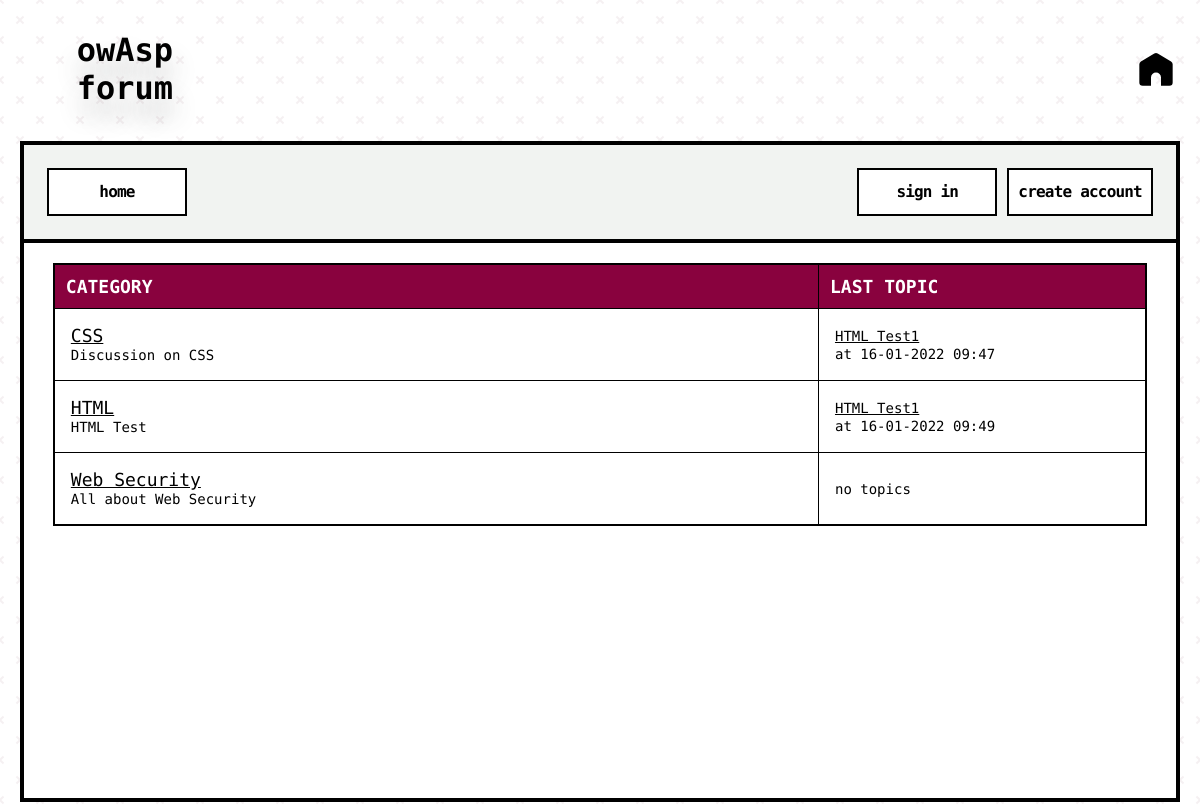
The page /forum/index.php on the database as committed earlier.
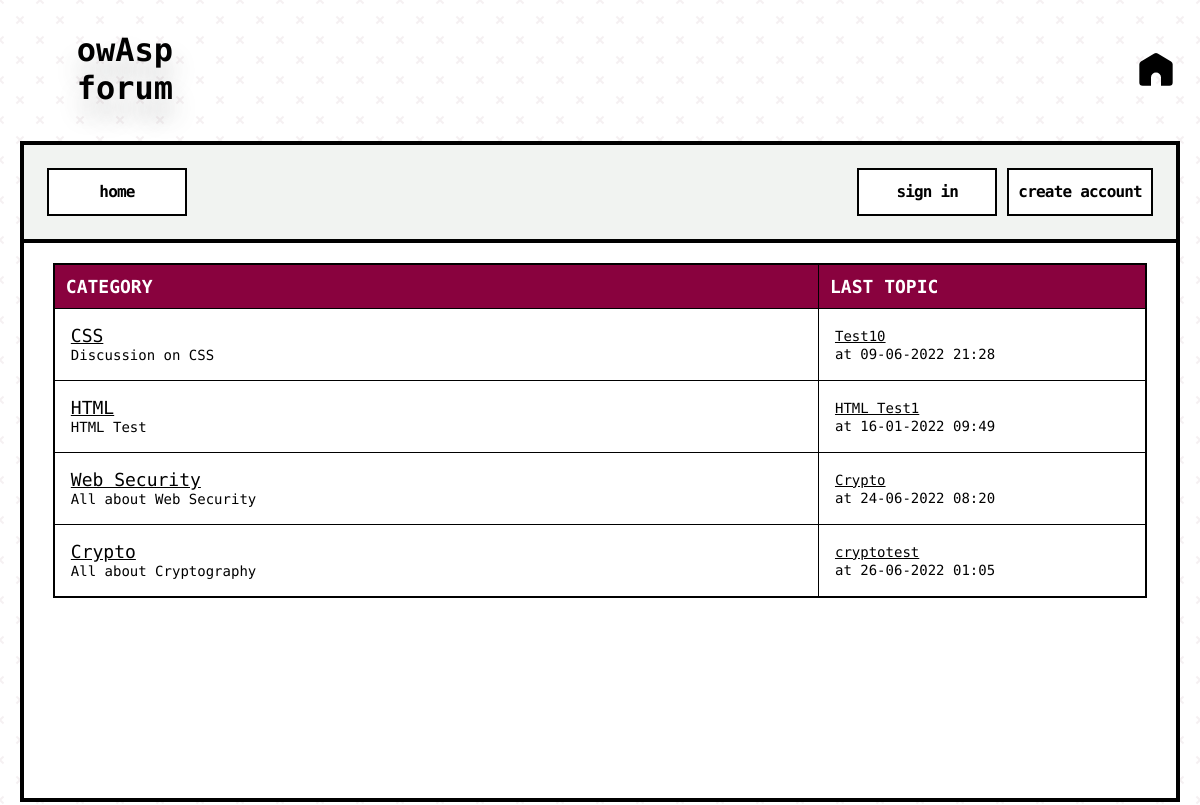
The same page on the database as committed later.
### tables this page shows
CREATE TABLE `categories` (
  `cat_id` int(8) NOT NULL,
  `cat_name` varchar(255) NOT NULL,
  `cat_description` varchar(255) NOT NULL
);

CREATE TABLE `topics` (
  `topic_id` int(8) NOT NULL,
  `topic_subject` varchar(255) NOT NULL,
  `topic_date` datetime NOT NULL,
  `topic_cat` int(8) NOT NULL,
  `topic_by` int(8) NOT NULL
);

### forum/index.php (the view, shortened to what this page needs)
<?php
include 'database.php';
include 'header.php';
$sql = "SELECT
			categories.cat_id,
			categories.cat_name,
			categories.cat_description,
			COUNT(topics.topic_id) AS topics
		FROM
			categories
		LEFT JOIN
			topics
		ON
			topics.topic_id = categories.cat_id
		GROUP BY
			categories.cat_id, categories.cat_name, categories.cat_description";
$result = mysqli_query($connect_database, $sql);
if(!$result)
{
	echo '<br><font style="font-size: 14px;">The categories could not be displayed, please try again later.</font><br><br>';
}
else
{
	if(mysqli_num_rows($result) == 0)
	{
		echo '<br><font style="font-size: 14px;">No categories defined yet.</font><br><br>';
	}
	else
	{
		echo '<table border="1">
			  <tr>
				<th>CATEGORY</th>
				<th>LAST TOPIC</th>
			  </tr>';
		while($row = mysqli_fetch_assoc($result))
		{
			echo '<tr>';
				echo '<td class="leftpart">';
					echo '<font style="font-size: 18px;"><a href="category.php?id=' . $row['cat_id'] . '">' . stripslashes($row['cat_name']) . '</a></font><br><font style="font-size: 14px;">' . stripslashes($row['cat_description']) . '</font>';
				echo '</td>';
				echo '<td class="rightpart">';
					$topicsql = "SELECT
									topic_id,
									topic_subject,
									topic_date,
									topic_cat
								FROM
									topics
								WHERE
									topic_cat = " . $row['cat_id'] . "
								ORDER BY
									topic_date
								DESC
								LIMIT
									1";
					$topicsresult = mysqli_query($connect_database, $topicsql);
					if(!$topicsresult)
					{
						echo '<br><font style="font-size: 14px;">Last topic could not be displayed.</font><br><br>';
					}
					else
					{
						if(mysqli_num_rows($topicsresult) == 0)
						{
							echo '<font style="font-size: 14px;">no topics</fonts>';
						}
						else
						{
							while($topicrow = mysqli_fetch_assoc($topicsresult))
							echo '<font style="font-size: 14px;"><a href="topic.php?id=' . $topicrow['topic_id'] . '">' . $topicrow['topic_subject'] . '</a><br> at ' . date('d-m-Y H:i', strtotime($topicrow['topic_date'])) . '</font>';
						}
					}
				echo '</td>';
			echo '</tr>';
		}
		echo '</table>';
	}
}
include 'footer.php';
?>

### forum/header.php (shortened to what this page needs)
<!DOCTYPE html PUBLIC "-//W3C//DTD XHTML 1.0 Strict//EN" "http://www.w3.org/TR/xhtml1/DTD/xhtml1-strict.dtd">
<html xmlns="http://www.w3.org/1999/xhtml" xml:lang="en" lang="en">
<head>
	<link rel="stylesheet" href="style.css" type="text/css">
</head>
<body>
	<div class="page-border">
		<div class="intro-box">
			<h1 class="intro-text">owAsp forum</h1>
			<div class="nav-left">
				<svg class="navi-home" xmlns="http://www.w3.org/2000/svg" viewBox="-2 -1.5 24 24" width="40" fill="currentColor" onclick="location.href='index.php'">
					<path d="M13 20.565v-5a3 3 0 0 0-6 0v5H2a2 2 0 0 1-2-2V7.697a2 2 0 0 1 .971-1.715l8-4.8a2 2 0 0 1 2.058 0l8 4.8A2 2 0 0 1 20 7.697v10.868a2 2 0 0 1-2 2h-5z">
					</path>
				</svg>
			</div>
		</div>
		<div class="container">
			<div id="wrapper">
				<div id="menu">
					<div class="menu-left">
						<a id="item" href="index.php">home</a>
					</div>
					<div class="menu-right">
						<?php
						if (isset($_SESSION['signed_in']) and $_SESSION['signed_in'] == True) {
							echo '<div class="logged-user">welcome, ' . $_SESSION['user_name'] . '</div>' . '</b> <a id="item" href="signout.php">sign out</a>';
						}
						else {
							echo '<a id="item" href="signin.php">sign in</a> <a id="item" href="signup.php">create account</a> ';
						}
						?>
					</div>
				</div>
				<div id="content">

### forum/footer.php (shortened to what this page needs)
</div>
<!DOCTYPE html>
</div>
</div>
</div>
</body>
</html>

### forum/style.css (style rules this page uses)
html { font-family: "Open Sans;", sans-serif; }
.navi-home { transition: all 0.3s; touch-action: manipulation; cursor: pointer; }
body { text-align: center; }
.intro-box { display: flex; justify-content: space-evenly; align-items: center; flex-wrap: nowrap; gap: 79%; align-content: center; padding-top: 2px; padding-left: 16px; padding-right: 16px; }
.nav-left { display: flex; flex-direction: row; flex-wrap: nowrap; justify-content: space-between; gap: 32px; align-items: center; }
.intro-text { font-family: "Major Mono Display", monospace; font-weight: 700; text-shadow: rgba(62, 66, 66, 0.28) 1px 18px 24px; color: black; font-size: 32px; }
#wrapper { display: flex; flex-direction: column; width: 100%; height: 83vh; }
.container { display: grid; padding: 1%; height: 70vh; }
#content { background-color: #fff; border: 4px solid #000; float: left; padding: 20px 29px; text-align: left; height: 83vh; }
#menu { background-color: #f1f3f1; display: flex; flex-direction: row; justify-content: space-between; align-content: center; border: 4px solid #000; border-bottom: none; padding-top: 2%; padding-bottom: 2%; padding-left: 2%; padding-right: 2%; gap: 12%; flex-wrap: nowrap; }
.menu-right { display: flex; flex-direction: row; justify-content: space-around; gap: 10px; }
.menu-left { display: flex; flex-direction: row; justify-content: space-around; gap: 12px; }
table { border-collapse: collapse; width: 100%; border: 2px solid #000; }
table a { color: #000; }
th { background-color: #89023e; color: #ffffff; font-family: "Source Code Pro"; padding-top: 11px; padding-left: 11px; padding-bottom: 11px; font-size: 18px; }
td { padding: 16px; }
h1, #footer { font-family: Open Sans; color: #f1f3f1; }
font { font-family: "Source Code Pro", monospace; font-weight: 500; font-size: 20px; }
#item { font-family: "Major Mono Display", monospace; align-items: center; background-color: #fff; border: 2px solid #000; box-sizing: border-box; color: #000; cursor: pointer; display: inline-flex; fill: #000; font-size: 16px; font-weight: 600; height: 48px; justify-content: center; letter-spacing: -0.8px; line-height: 24px; min-width: 140px; outline: 0; padding: 0 9px; text-align: center; text-decoration: none; transition: all 0.3s; user-select: none; -webkit-user-select: none; touch-action: manipulation; }
.leftpart { width: 70%; }
.rightpart { width: 30%; }

Rows that differ between the two databases and show on the page:
computed for categories "CSS": loses topics (topic_subject "HTML Test1", topic_date "16-01-2022 09:47")
added topics: topic_subject "Test10", topic_date "09-06-2022 21:28", shown under categories "CSS"
shown differently, row unchanged: categories "Web Security": no longer shows "no topics"
added topics: topic_subject "Crypto", topic_date "24-06-2022 08:20", shown under categories "Web Security"
added categories: cat_name "Crypto", cat_description "All about Cryptography"
added topics: topic_subject "cryptotest", topic_date "26-06-2022 01:05", shown under "Crypto"
